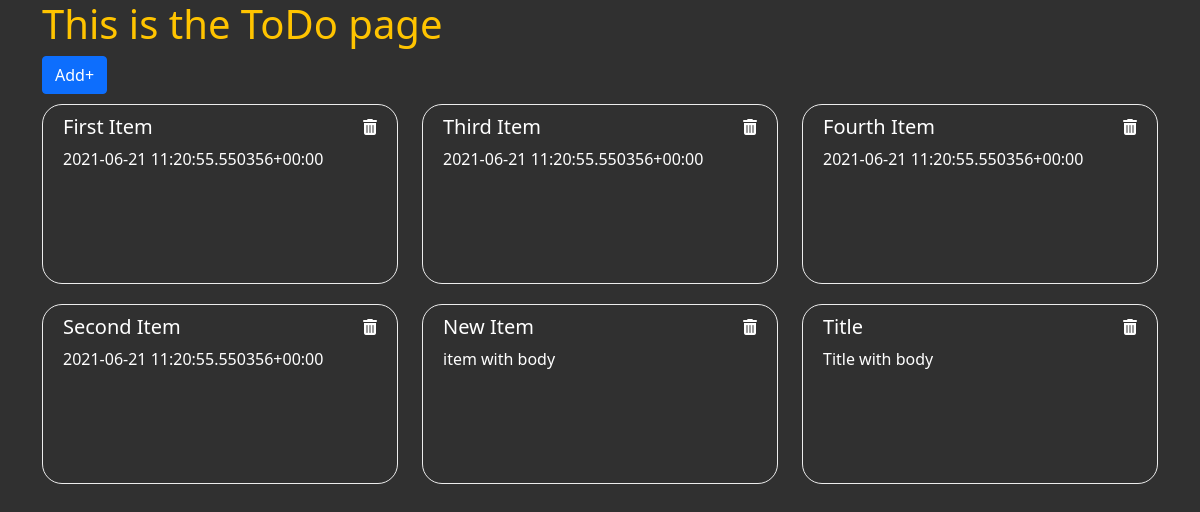
Before: / with the older database file.
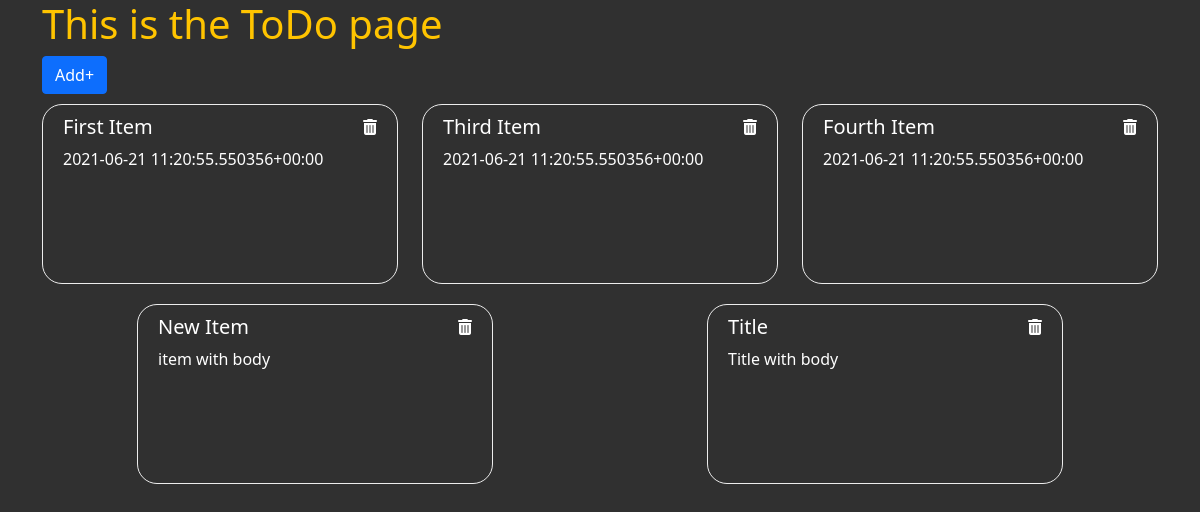
After: the same page with the newer database file.
### ToDo/models.py (models this page shows)
class TodoItem(models.Model):
    content = models.TextField(max_length=32, null=False, blank=False)
    body = models.TextField(null=True)

### ToDo/views.py (the view)
# urls.py: path('', views.todoView, name="home"),
def todoView(requests):
    if requests.method == 'POST':
        form = TodoForm(requests.POST or None)
        if form.is_valid():
            form.save()
            all_items = TodoItem.objects.all()
            return render(requests, 'todo.html', {'all_items':all_items})
    else:
        all_todo_items = TodoItem.objects.all()
        return render(requests, 'todo.html', {'all_items':all_todo_items})

### templates/todo.html (shortened to what this page needs)
<!DOCTYPE html>
<html lang="en">
<head>
    {% load static %}
    <link href="https://cdn.jsdelivr.net/npm/bootstrap@5.0.1/dist/css/bootstrap.min.css" rel="stylesheet"
>
    <link rel="stylesheet" href="{% static 'css/style.css' %}">
</head>
<body>
    <div class="container">
        <h1>This is the ToDo page</h1>
        <button type="button" class="btn btn-primary" data-bs-toggle="modal" data-bs-target="#inputModal">
            Add+
        </button>
        <div class="display">
            <div class="row">
                {% if all_items %}
                {% for todo_item in all_items %}
                <div class="col-4">
                    <div class="todo-card" id="{{ todo_item.id }}" data-bs-toggle="modal" data-bs-target="#displayModal"
                        onclick="url('{{ todo_item.id }}', '{{ todo_item.content }}', '{{ todo_item.body }}')">
                        <h5>{{ todo_item.content }}</h5>
                        <p>{{ todo_item.body }}</p>
                        <a href="{% url 'delete' todo_item.id %}" class="delete">
                            <i class="fas fa-trash-alt"></i>
                        </a>
                    </div>
                </div>
                {% endfor %}
                {% endif %}
            </div>
        </div>
    </div>
</body>
</html>

### static/css/style.css (style rules this page uses)
* { margin: 0 auto; color: #fff; }
body { background-color: #303030; }
h1 { color: #ffc400; }
.todo-card { border: 1px solid #ececec; border-radius: 1.25rem; position: relative; width: 100%; height: 180px; padding: 10px 20px; margin: 10px 0 }
.delete { position: absolute; margin: 10px 20px; top: 0; right: 0; }

Changed rows visible on the page:
removed TodoItem: content "Second Item", body "2021-06-21 11:20:55.550356+00:00"
